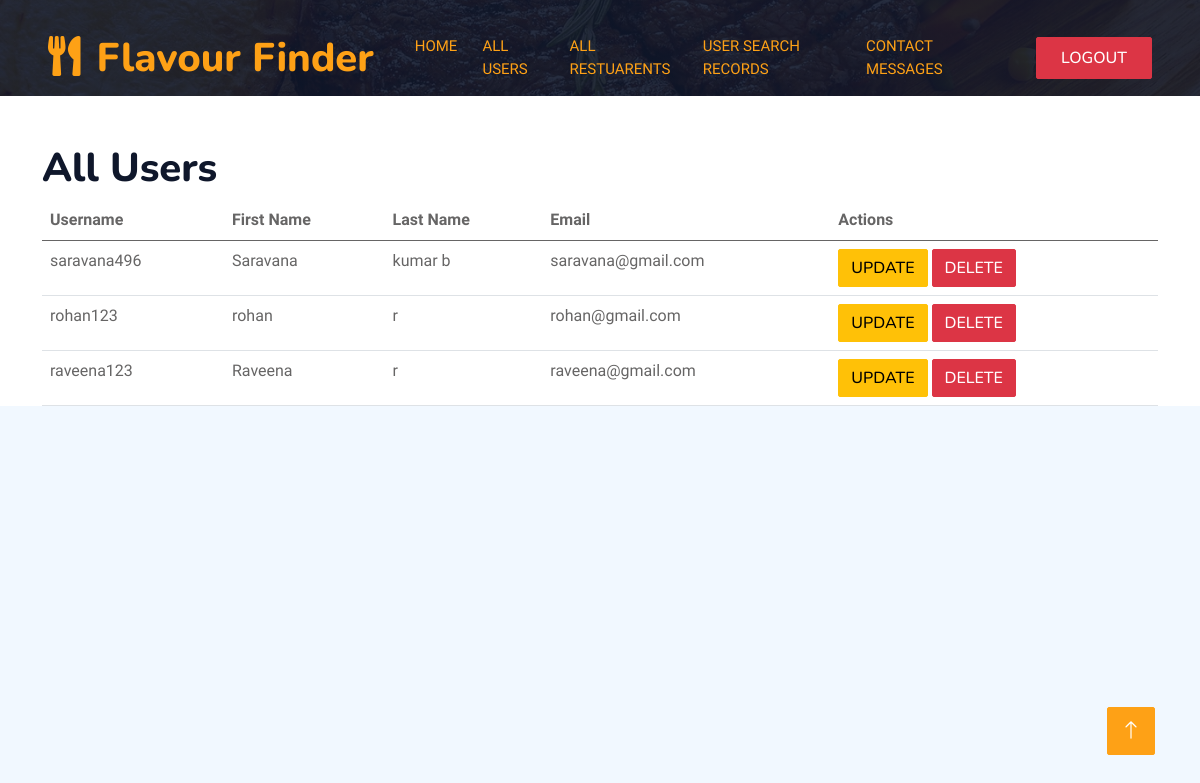
/users/ (signed in), run on the app's committed database.
### restaurant_app/models.py (models this page shows, shortened)
class UserTable(models.Model):
    user = models.OneToOneField(User, on_delete=models.CASCADE)  # Link to User model
    admin = models.BooleanField(default=False)  # Admin field to denote extra privileges

### restaurant_app/views.py (the view)
# urls.py: path('users/', all_users, name='all_users'),
@login_required
def all_users(request):
    non_admin_users = UserTable.objects.filter(admin=False).select_related('user')  # Use select_related for optimized queries
    return render(request, 'all_users.html', {'users': non_admin_users})

### restaurant_app/templates/all_users.html (shortened to what this page needs)
<!DOCTYPE html>
<html lang="en">
  <head>
    {% load static %}
    <link
      href="https://cdnjs.cloudflare.com/ajax/libs/font-awesome/5.10.0/css/all.min.css"
      rel="stylesheet"
    />
    <link
      href="https://cdn.jsdelivr.net/npm/bootstrap-icons@1.4.1/font/bootstrap-icons.css"
      rel="stylesheet"
    />
    <link href="{% static 'lib/animate/animate.min.css' %}" rel="stylesheet" />
    <link
      href="{% static 'lib/owlcarousel/assets/owl.carousel.min.css' %}"
      rel="stylesheet"
    />
    <link
      href="{% static 'lib/tempusdominus/css/tempusdominus-bootstrap-4.min.css' %}"
      rel="stylesheet"
    />
    <link href="{% static 'css/bootstrap.min.css' %}" rel="stylesheet" />
    <link href="{% static 'css/style.css' %}" rel="stylesheet" />
  </head>
  <body>
    <div class="container-xxl bg-white p-0">
      <div class="container-xxl position-relative p-0">
        <nav
          class="navbar navbar-expand-lg navbar-dark bg-dark px-4 px-lg-5 py-3 py-lg-0"
        >
          <a href="{% url 'dashboard' %}" class="navbar-brand p-0">
            <h1 class="text-primary m-0">
              <i class="fa fa-utensils me-3"></i>Flavour Finder
            </h1>
          </a>
          <div class="collapse navbar-collapse" id="navbarCollapse">
            <div class="navbar-nav ms-auto py-0 pe-4">
              <div class="navbar-nav ms-auto py-0 pe-4">
                <a
                  href="{% url 'admin_dashboard' %}"
                  class="nav-item nav-link active"
                  >Home</a
                >
                <a href="{% url 'all_users' %}" class="nav-item nav-link active"
                  >All Users</a
                >
                <a
                  href="{% url 'all_searched_restaurants' %}"
                  class="nav-item nav-link active"
                  >All Restuarents</a
                >
                <a
                  href="{% url 'user_search_graph' %}"
                  class="nav-item nav-link active"
                  >User Search Records</a
                >
                <a
                href="{% url 'all_contacts' %}"
                class="nav-item nav-link active"
                >Contact Messages</a
              >
              </div>
            </div>
            <form method="POST" action="{% url 'logout' %}" class="d-inline">
              <button type="submit" class="btn btn-danger py-2 px-4">
                Logout
              </button>
            </form>
          </div>
        </nav>
      </div>
      <div class="container-xxl py-5 bg-dark hero-header mb-5"></div>
      {% block content %}
      <div class="container">
        <h1 class="mt-4">All Users</h1>
        <table class="table">
          <thead>
            <tr>
              <th>Username</th>
              <th>First Name</th>
              <th>Last Name</th>
              <th>Email</th>
              <th>Actions</th>
            </tr>
          </thead>
          <tbody>
            {% for user_table in users %}
            <tr>
              <td>{{ user_table.user.username }}</td>
              <td>{{ user_table.user.first_name }}</td>
              <td>{{ user_table.user.last_name }}</td>
              <td>{{ user_table.user.email }}</td>
              <td>
                <button
                  class="btn btn-warning"
                  data-bs-toggle="modal"
                  data-bs-target="#updateUserModal{{ user_table.id }}"
                >
                  Update
                </button>
                <form
                  method="POST"
                  action="{% url 'delete_user' user_table.id %}"
                  style="display: inline"
                >
                  <button type="submit" class="btn btn-danger">Delete</button>
                </form>
              </td>
            </tr>
            {% empty %}
            <tr>
              <td colspan="5">No users found.</td>
            </tr>
            {% endfor %}
          </tbody>
        </table>
      </div>
      {% endblock %}
      <a href="#" class="btn btn-lg btn-primary btn-lg-square back-to-top"
        ><i class="bi bi-arrow-up"></i
      ></a>
    </div>
  </body>
</html>

### restaurant_app/static/css/style.css (style rules this page uses)
:root { --primary: #FEA116; --light: #F1F8FF; --dark: #0F172B; }
.back-to-top { position: fixed; display: none; right: 45px; bottom: 45px; z-index: 99; }
.btn { font-family: 'Nunito', sans-serif; font-weight: 500; text-transform: uppercase; transition: .5s; }
.btn.btn-primary, .btn.btn-secondary { color: #FFFFFF; }
.btn-lg-square { width: 48px; height: 48px; }
.btn-square, .btn-sm-square, .btn-lg-square { padding: 0; display: flex; align-items: center; justify-content: center; font-weight: normal; border-radius: 2px; }
.navbar-dark .navbar-nav .nav-link { position: relative; margin-left: 25px; padding: 35px 0; font-size: 15px; color: var(--light) !important; text-transform: uppercase; font-weight: 500; outline: none; transition: .5s; }
.navbar-dark .navbar-nav .nav-link:hover, .navbar-dark .navbar-nav .nav-link.active { color: var(--primary) !important; }
@media (min-width: 992px) { .navbar-dark { position: absolute; width: 100%; top: 0; left: 0; z-index: 999; background: transparent !important; } }
.hero-header { background: linear-gradient(rgba(15, 23, 43, .9), rgba(15, 23, 43, .9)), url(../img/bg-hero.jpg); background-position: center center; background-repeat: no-repeat; background-size: cover; }

### data on the page
UserTable: user.username "saravana496", user.first_name "Saravana", user.last_name "kumar b", user.email "saravana@gmail.com"
UserTable: user.username "rohan123", user.first_name "rohan", user.last_name "r", user.email "rohan@gmail.com"
UserTable: user.username "raveena123", user.first_name "Raveena", user.last_name "r", user.email "raveena@gmail.com"
